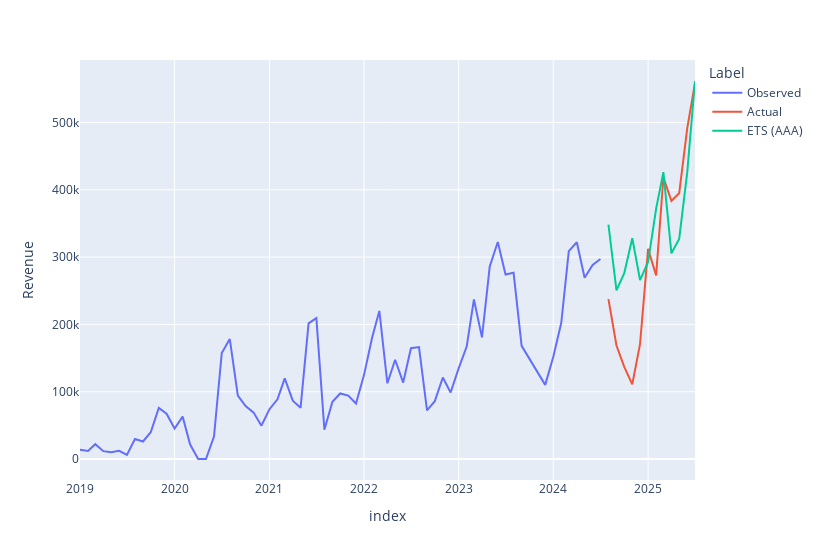

The code cell stored with this chart in its notebook:
### Code cell
# Visualize
px.line(pd.concat((train,test, ets)), y="Revenue", color="Label", width=820)
